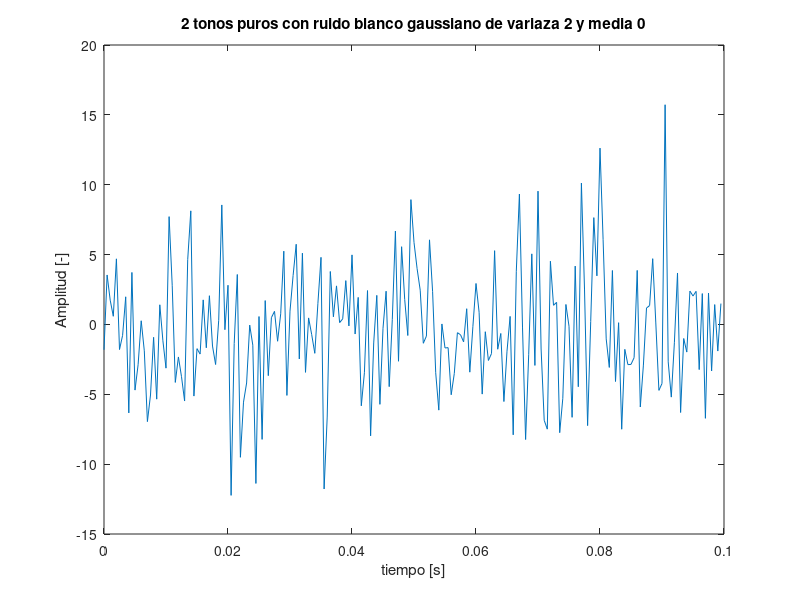

MATLAB code to generate this figure: (Note: this script raises an error after producing the figure.)
%%%%% Parte II Lab 4 DSP

close all; clear; clc

Fs = 2000; Ts = 1/Fs; t = 0:Ts:0.1-Ts; N = length(t);

% ruido, actualizar a gaussiano
n = sqrt(1/0.0909)*wgn(1,length(t) ,2,"linear"); %wgn(1,length(t),)
var(n)

% señal limpia
s = .5*cos(2*pi*100*t) + 1.5*sin(2*pi*500*t);

% señal con ruido
sn = s + n;

%%% p21: Gráfico en el tiempo 
figure
plot(t,sn);
xlabel("tiempo [s]");ylabel("Amplitud [-]");
title("2 tonos puros con ruido blanco gaussiano de variaza 2 y media 0")

%%% p22: FFT y gráficos de amplitud en frecuencia
S = fft(s,N);
SN = fft(sn,N);
f  = (0:(N-1))*Fs/N;

figure
subplot 211
stem(f, abs(S));xlim([0 1000]);
xlabel("Frecuencia [Hz]");ylabel("Amplitud [-]");
title("Contenido en frecuencia de señal limpia");
subplot 212
stem(f, abs(SN));xlim([0 1000]);
xlabel("Frecuencia [Hz]");ylabel("Amplitud [-]");
title("Contenido en frecuencia de señal ruidosa");

%%%p23: Gráfico en dB para contenido en frecuencia 
%100 ms
S_dB = 20*log10(abs(S));
SN_dB = 20*log10(abs(SN));

figure
subplot 211
plot(f, S_dB - max(S_dB));xlim([0 1000]);
xlabel("Frecuencia [Hz]");ylabel("Amplitud [dB]");
title("Contenido en frecuencia de señal limpia en dB (0.1s)");
subplot 212
plot(f, SN_dB - max(SN_dB));xlim([0 1000]);
xlabel("Frecuencia [Hz]");ylabel("Amplitud [dB]");
title("Contenido en frecuencia de señal ruidosa en dB (0.1s)");

%1s
Fs = 2000; Ts = 1/Fs; t = 0:Ts:1-Ts; N = length(t);

n = sqrt(1/0.0909)*wgn(1,length(t) ,2,"linear"); var(n)     % rudio wgn(1,length(t),)
s = .5*cos(2*pi*100*t) + 1.5*sin(2*pi*500*t); % señal limpia
sn = s + n;                                   % señal con ruido

f  = (0:(N-1))*Fs/N;
S = fft(s);
SN = fft(sn);
S_dB = 20*log10(abs(S));
SN_dB = 20*log10(abs(SN));

figure
subplot 211
plot(f, S_dB - max(S_dB));xlim([0 1000]);
xlabel("Frecuencia [Hz]");ylabel("Amplitud [dB]");
title("Contenido en frecuencia de señal limpia en dB (1s)");
subplot 212
plot(f, SN_dB - max(SN_dB));xlim([0 1000]);
xlabel("Frecuencia [Hz]");ylabel("Amplitud [dB]");
title("Contenido en frecuencia de señal ruidosa en dB (1s)");
